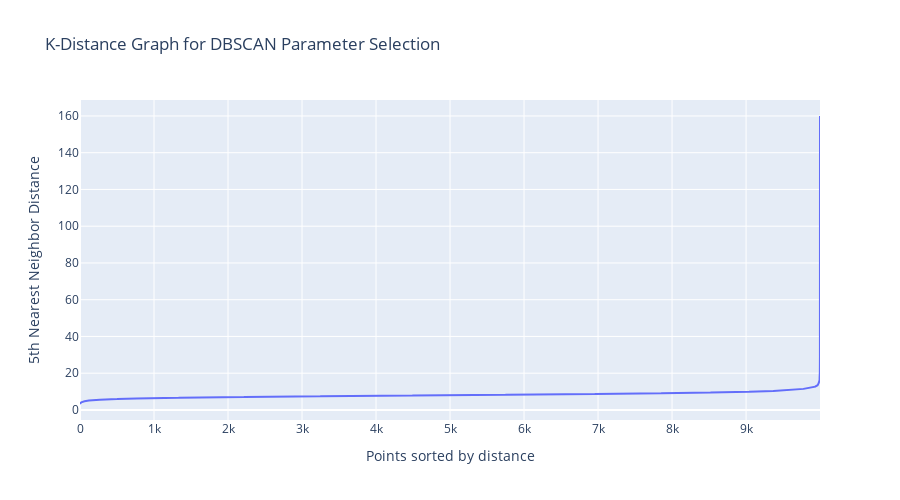

Source (notebook cell):
### Markdown cell above
### 5.2 DBSCAN Density-Based Clustering

Unlike K-Means, DBSCAN doesn't require specifying the number of clusters beforehand. Instead, it finds dense regions in the feature space and labels sparse points as noise. This makes it useful for discovering the "natural" structure of our data without forcing it into a predetermined number of groups.

Key parameters:

- eps: Maximum distance between two points to be considered neighbors
- min_samples: Minimum points required to form a dense region (cluster core)

We first use a k-distance graph to identify an appropriate eps value, then apply DBSCAN to our 60D features.

### Code cell
# Sample data for k-distance computation
sample_size_dbscan = 10000
sample_indices_nn = np.random.choice(
    len(features_60d), size=sample_size_dbscan, replace=False)
features_sample = features_60d[sample_indices_nn]

# Find 5 nearest neighbors for each point
neighbors = NearestNeighbors(n_neighbors=5)
neighbors_fit = neighbors.fit(features_sample)
distances, indices = neighbors_fit.kneighbors(features_sample)

# Plot distance to 5th nearest neighbor (elbow suggests good eps value)
distances_sorted = np.sort(distances[:, 4], axis=0)

fig_nn = go.Figure()
fig_nn.add_trace(go.Scatter(
    x=list(range(len(distances_sorted))),
    y=distances_sorted,
    mode='lines',
    name='5th Nearest Neighbor Distance'
))
fig_nn.update_layout(
    title='K-Distance Graph for DBSCAN Parameter Selection',
    xaxis_title='Points sorted by distance',
    yaxis_title='5th Nearest Neighbor Distance',
    height=500
)
fig_nn.show()

print(
    f"Suggested eps values (elbow points): {np.percentile(distances_sorted, [50, 75, 90])}")

### Figure 1 — Plotly figure (JSON) as saved in the notebook; plotly's stock layout.template omitted (floating-point values rounded to 4 significant figures; data arrays with more than 128 entries replaced by an {"elided": "..."} marker saying what was removed)
{"data": [{"mode": "lines", "name": "5th Nearest Neighbor Distance", "type": "scatter", "x": {"elided": "10000 int values"}, "y": {"elided": "10000 float values"}}], "layout": {"height": 500, "title": {"text": "K-Distance Graph for DBSCAN Parameter Selection"}, "xaxis": {"title": {"text": "Points sorted by distance"}}, "yaxis": {"title": {"text": "5th Nearest Neighbor Distance"}}}}
